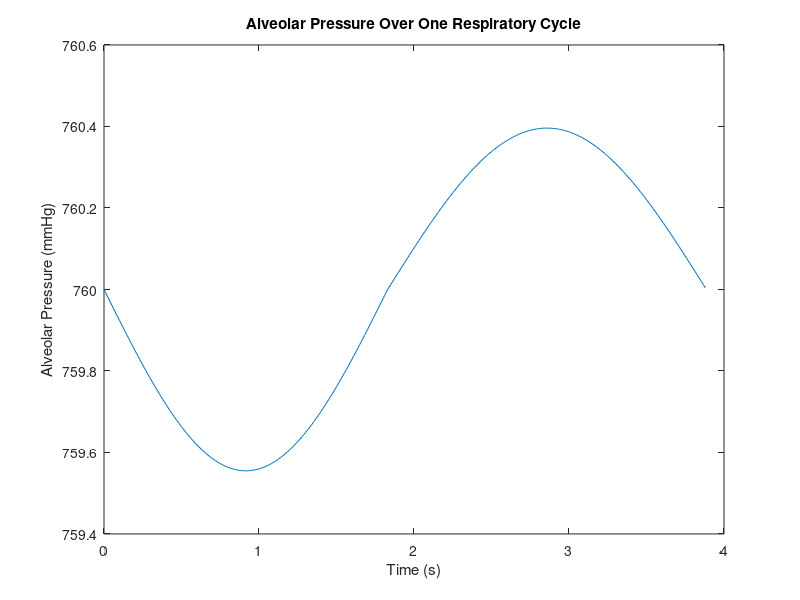
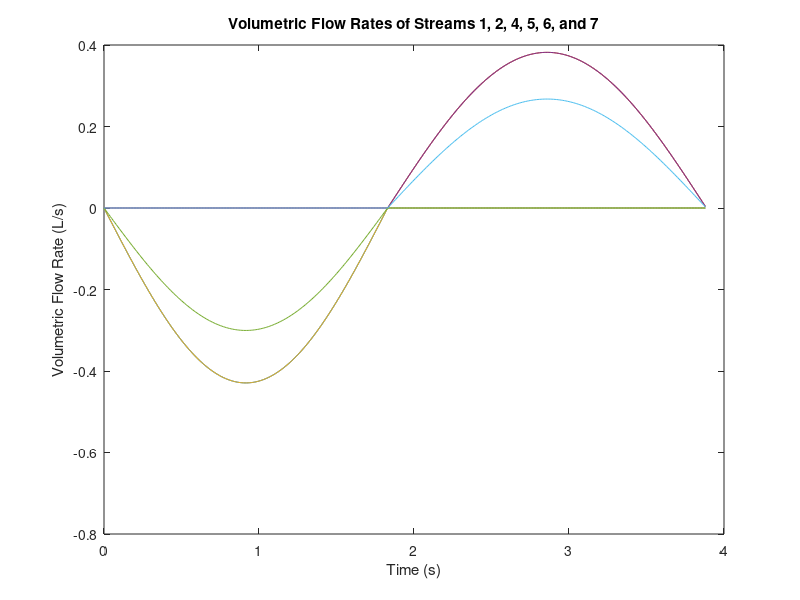

These charts were generated, in order, by the following MATLAB code:

function PBLtest
entry
% blood
end

%Entry box is where inhaled air is humidified and exhaled air leaves the
%body from
function entry
M = [31.9988 44.0095 28.01348 33.00674];
% M = molar mass of each constituent
TV = 0.5; % liters
H = 1.73; % height in meters of standard man
W = 68; % weight in kilograms of standard man

PP2 = [116.0 32.0 565.0 47.0];
% partial pressures in expired air
PP1 = [158.0 0.3 596.0 5.7]; 
% partial pressures in inspired air
PP7 = [100.0 40.0 573.0 47.0];
% partial pressures in alveolar air

vfrac2 = PP2 ./ 760;
vfrac1 = PP1 ./ 760;
vfrac7 = PP7 ./ 760;
% calculates the volume fractions of the constituents from the partial
% pressures
% vper4 = humid(vper_1,0.5,50);
% calculates composition after humidification in Entry unit
% vfrac6 = vfrac4;
% the compositions of stream 6 and 4 are equal because stream 4 is
% the only inlet stream and stream 6 is the only outlet stream of the dead 
% space unit, and there are no reactions
[RFin,RFex] = RF(H,W);
% RF calculates the respiration frequencies for inspiration and expiration 
% based on height and weight
tin = 30/RFin;
% RFin is number of breaths per minute, divide by 2 to get number of
% inspirations per minute and then multiply by 60s/1min to get time of
% inspiration
texp = 30/RFex;
% RFex is number of breaths per minute, divide by 2 to get number of
% expirations per minute and then multiply by 60s/1min to get time of
% expiration
tresp = tin + texp; % + t_bh
% sum of inspiration, breathold, and expiration times is the time of one 
% full respiraory cycle

insp_range = 0:0.01:tin;
exp_range = 0:0.01:texp;
resp_range = 0:0.01:tresp;
index_in = length(insp_range);
index_exp = length(exp_range);
index_resp = length(resp_range);
for i = 1:index_in
    vflow1_in(i) = -volumetricflow(RFin,TV,insp_range(i));
    % volumetric flow rate for inspiration in L/s
    % airflow into body defined as negative direction
    
    vflow4_in(i) = vflow1_in(i);
    vflow6_in(i) = 0.7 * vflow1_in(i);
    % entry unit is splitter, 30% of flow to Dead Space and 70% to Gas Exchange

    % calculate vflow3_in somehow...
     
    vflow2_in(i) = 0;
    vflow5_in(i) = 0;
    vflow7_in(i) = 0;
    %zero flow rate in these streams during inspiration
    
    Pav_in(i) = alveolarpressure(vflow1_in(i));
    % calculates alveolar pressure with respect to time during inspiration
    
end
for i = 1:index_exp
    vflow2_ex(i) = volumetricflow(RFex,TV,exp_range(i));
    % volumetric flow rate for expiration in L/s
    x = deadspace_expfrac(TV,RFex,texp);
    vflow5_ex(i) = vflow2_ex(i);
    vflow7_ex(i) = vflow5_ex(i) - x*vflow2_ex(i);
    
    Pav_ex(i) = alveolarpressure(vflow2_ex(i));
    % calculates alveolar pressure with respect to time during expiration
    
    vflow1_ex(i) = 0;
    vflow4_ex(i) = 0;
    vflow6_ex(i) = 0;
    % vflow3_ex = 0;
    %zero flow rate in these streams during expiration
    
end

Pav = [Pav_in Pav_ex];

plot(resp_range,Pav)
title('Alveolar Pressure Over One Respiratory Cycle')
xlabel('Time (s)')
ylabel('Alveolar Pressure (mmHg)')
% graph of alveolar pressure over one full respiratory cycle

vflow1 = [vflow1_in vflow1_ex];
vflow2 = [vflow2_in vflow2_ex];
% vflow3 = [vflow3_in vflow3_ex];
vflow4 = [vflow4_in vflow4_ex];
vflow5 = [vflow5_in vflow5_ex];
vflow6 = [vflow6_in vflow6_ex];
vflow7 = [vflow7_in vflow7_ex];
% combines functions for inspiration and expiration

% calculate Pav_O2 and Pav_CO2 from Pav


for i = 1:index_resp
    vflow8(i) = 21*60/100*Pav(i);
    % calculates O2 transport with respect to time
    vflow9(i) = 425*60/100*Pav(i);
    % calculates CO2 transport with respect to time
    vflow10(i) = vflow8(i);
    vflow11(i) = vflow9(i);
    % solves volumetric flow conservation equations for blood unit to
    % calculate O2 and CO2 transport rate out of the blood to tissues
end

vflow = [vflow1; vflow2; vflow4; vflow5; vflow6; vflow7; vflow8; ...
    vflow9; vflow10; vflow11];

t_start_4 = traveltime(RFin,TV,index_in,insp_range)

figure
plot(resp_range,vflow1,resp_range,vflow2,resp_range,vflow4,resp_range,...
    vflow5,resp_range,vflow6,resp_range,vflow7)
title('Volumetric Flow Rates of Streams 1, 2, 4, 5, 6, and 7')
xlabel('Time (s)')
ylabel('Volumetric Flow Rate (L/s)')
% figure
% plot(resp_range,vflow8,resp_range,vflow10,resp_range,vflow9, ...
    % resp_range,vflow11)
% title('Volumetric Flow Rate for O2 and CO2 Diffusion')



% w = massfrac(vper,M);
% % w = the mass fraction of each constituent in each stream

% mass1 = totalmass(TV,vper1,M);
% mass1 = the total mass of inspired air

% vs = constituent_volume(V,w);
% % calculates volume of constituents in a unit

% calculate m3
% can do so based on m1H2O and m6H2O

% c = 1005;
% Tb = 310; % body temperature
% Ta = 288; % inspired air temperature
% Q12 = thermal(mass1,c,Ta,Tb)
% Q13 = thermal(mass1,c,Tb,Ta)
% % calculates transfer of thermal energy in streams 12 and 13
end

% thermal calculates thermal energy flow rate
% Q = amount of thermal energy tranferred in J
% m = mass of inhaled/exhaled air in kg
% c = the specific heat capacity of air in J/kg/K
% Ti = the temperature of one object involved in heat transfer
% Tf = the temperature of the other object involved in heat transfer
% dt = the change in temperature

function Q = thermal(mass,c,Ti,Tf)
dT = Tf - Ti;
Q = mass * c * dT;
end



% massfrac calculates the mass fraction of constituents in a stream
% vper = the volume percentage of the constituents
% vfrac = the volume fraction of the constituents
% M = the molar mass of the constituents
% mratio = the mass ratios of the constituents
% sum_ratio = the sum of the mass ratios
% w = the mass fractions of the constituents

function w = massfrac(vper,M)
vfrac = vper ./ 100;
% calculates volume fractions from volume percentages
mratio = M .* vfrac;
% calculates mass ratios from volume fraction and molar mass
sum_ratio = sum(mratio);
% sum of mass ratios
w = mratio ./ sum_ratio;
% mass fractions calculated from mass ratios and sum
end


function vs = constituent_volume(V, w)
vs = V .* w;
end

% total mass finds the total mass of inspired air
% vtot = total volume of inspired air
% pp = partial pressure of a constituent in inspired air
% Ta = temperature of inspired air
% R = universal gas constant 
% n = moles of constituent in inspired air
% species_mass = the mass of each species in inspired air
% mass1 = the total mass of inspired air

function mass1 = totalmass(vtot,vper,M)
vfrac = vper ./ 100;
v = vfrac .* vtot;
pp = 760 .* vfrac;
Ta = 288;
R = 62.3637;
n = (pp .* v) / (R * Ta);
species_mass = n .* M;
mass1 = sum(species_mass);
end 

% density calculates the density of a gas
% P = pressure
% M = molar mass
% T = temperature
% R = universal gas constant
% d = density 

function d = density(P,M,T)
R = 62.3637; % if units chosen are mmHg, L, and K
d = (M * P) / (T * R);
end
%{
%PV=nRT
%R=62.36 (L*mmHg)(mol*K)

<<<<<<< HEAD
% BTP values assumed for function deadspace and function gas_exchange_1
function values_ds= deadspace(n2,nCO2,nN2,nH2O)
DSV=0.30*TV;   %30% of the total inhaled air goes to dead space
VO2=(nO2*62.36*310)/149.3;  %partial volume of O2 during both inhalation and exhalation
VCO2=(nCO2*62.36*310)/0.3;  %partial volume of CO2 during both inhalation and exhalation
VN2=(nN2*62.36*310)/563.4;  %partial volume of N2 during both inhalation and exhalation
VH2O=(nH2O*62.36*310)/47;   %partial volume of H2O during both inhalation and exhalation
values_ds=[VO2 VCO2 VN2 VH2O];  %partial volumes for deadspace unit
A: m3-m4=0;  %total mass flow rate equation
m3w3,CO2-m4w4,CO2=0;  %mass flow rate equation for CO2
m3w3,O2-m4w4,O2=0; %mass flow rate equation for O2
m3w3,N2-m4w4,N2=0; %mass flow rate equation for N2
m3w3,H2O-m4w4,H2O=0; %mass flow rate equation for H2O
end

function values_ge1= gas_exchange_1(nO2_i,nCO2_i,nO2_f,nCO2_f,nN2,nH2O)
ge1v=0.70*tv; %70% of the total inhaled air goes to the gas exchange 1 box
VO2_i=(nO2_i*62.36*310)/149.3;  %partial volume of O2 during inhalation
VCO2_i=(nCO2_i*62.36*310)/0.3; %partial volume of CO2 during inhalation
VO2_f=(nO2_f*62.36*310)/120; %partial volume of O2 during exhalation
VCO2_f=(nCO2_f*62.36*310)/27;  %partial volume of CO2 during exhalation
VN2_i=(nN2*62.36*310)/563.4; %partial volume of N2 during exhalation
VN2_f=(nN2*62.36*310)/566; %partial volume of N2 during exhalation
VH2O=(nH2O*62.36*310)/47;  %partial volume of H2O during both inhalation and exhalation
values_ge1=[VO2_i VCO2_i VO2_f VCO2_f VN2_i VN2_f VH2O];  %partial volumes for gas exchange 1 unit
Total: m5+m8+m10-m6-m7-m9=0;  %total mass flow rate equation
m10w10,CO2+m8w8,CO2-m6w6,CO2=0;  %mass flow rate equation for CO2
m5w5,O2-m9w9,O2-m7w7,O2=0;  %mass flow rate equation for O2
m5w5,N2-m6w6,N2=0;  %mass flow rate equation for N2
m5w5,H2O-m6w6,H2O=0;  %mass flow rate equation for H2O
end
%}

% % BTP values assumed for function deadspace and function gas_exchange_1
% function values_ds= deadspace(n2,nCO2,nN2,nH2O)
% DSV=0.30*TV;   %30% of the total inhaled air goes to dead space
% VO2=(nO2*62.36*310)/149.3;  %partial volume of O2 during both inhalation and exhalation
% VCO2=(nCO2*62.36*310)/0.3;  %partial volume of CO2 during both inhalation and exhalation
% VN2=(nN2*62.36*310)/563.4;  %partial volume of N2 during both inhalation and exhalation
% VH2O=(nH2O*62.36*310)/47;   %partial volume of H2O during both inhalation and exhalation
% values_ds=[VO2 VCO2 VN2 VH2O];  %partial volumes for deadspace unit
% A: m3-m4=0;  %total mass flow rate equation
% m3w3,CO2-m4w4,CO2=0;  %mass flow rate equation for CO2
% m3w3,O2-m4w4,O2=0; %mass flow rate equation for O2
% m3w3,N2-m4w4,N2=0; %mass flow rate equation for N2
% m3w3,H2O-m4w4,H2O=0; %mass flow rate equation for H2O
% end

% function values_ge1= gas_exchange_1(nO2_i,nCO2_i,nO2_f,nCO2_f,nN2,nH2O)
% ge1v=0.70*tv; %70% of the total inhaled air goes to the gas exchange 1 box
% VO2_i=(nO2_i*62.36*310)/149.3;  %partial volume of O2 during inhalation
% VCO2_i=(nCO2_i*62.36*310)/0.3; %partial volume of CO2 during inhalation
% VO2_f=(nO2_f*62.36*310)/120; %partial volume of O2 during exhalation
% VCO2_f=(nCO2_f*62.36*310)/27;  %partial volume of CO2 during exhalation
% VN2_i=(nN2*62.36*310)/563.4; %partial volume of N2 during exhalation
% VN2_f=(nN2*62.36*310)/566; %partial volume of N2 during exhalation
% VH2O=(nH2O*62.36*310)/47;  %partial volume of H2O during both inhalation and exhalation
% values_ge1=[VO2_i VCO2_i VO2_f VCO2_f VN2_i VN2_f VH2O];  %partial volumes for gas exchange 1 unit
% Total: m5+m8+m10-m6-m7-m9=0;  %total mass flow rate equation
% m10w10,CO2+m8w8,CO2-m6w6,CO2=0;  %mass flow rate equation for CO2
% m5w5,O2-m9w9,O2-m7w7,O2=0;  %mass flow rate equation for O2
% m5w5,N2-m6w6,N2=0;  %mass flow rate equation for N2
% m5w5,H2O-m6w6,H2O=0;  %mass flow rate equation for H2O
% end


%only for steady state
function blood
%vO2inGE2 = 21; %ml/min/mm Hg
%vO2inGE1 = vO2inGE2/0.7*0.3;
%vCO2outGE2 = 451;
%vCO2outGE1 = vCO2outGE2/0.7*0.3;
%vO2outblood = vO2inGE1 + vO2inGE2;
%vCO2inblood = vCO2outGE1 + vCO2outGE2;
tin = 30/RFin;
% RFin is number of breaths per minute, divide by 2 to get number of
% inspirations per minute and then multiply by 60s/1min to get time of
% inspiration
texp = 30/RFex;
% RFex is number of breaths per minute, divide by 2 to get number of
% exspirations per minute and then multiply by 60s/1min to get time of
% exspiration
tresp = tin + texp;
% calculates length of time per inspiration and expiration from breathing
% frequencies
PaO2i = 100;%100 mmHg partial pressure in beginning for O2
PaCO2i = 40;%40 mmHg partial pressure in beginning for CO2
Patm = 760; 
PH2O = 47;%presures taken from diagram in assumed values
PN2 = 573;

DifCapO2 = 21; %mL/min/mmHg
DifCapCO2 = 400; %mL/min/mmHg

dO2 =  density(1, 31.9988, 310); %1 atm, 31.9988 g/mol, 310 K(body temperature)
dCO2 = density(1, 44.0095, 310); %1 atm, 44.0095 g/mol, 310 K(body temperature)


for x=0:1 %modeling 1 breath
    t=0;
    PaO2alveoli = PaO2i;
    PaCO2alveoli = PaCO2i;
    trange = 1;
    tstep = 0.01;

    while t>tin;
        
        difRateO2 = DifCapO2 * (PaO2alveoli - PaO2capillary);
        difRateCO2 = DifCapCO2 * (PaCO2alveoli - PaCO2capillary);
        mO2 = dO2*difRateO2;
        mCO2 = dCO2*difRateCO2;
        nO2 = mO2/31.9988;
        nCO2 = mCO2/44.0095;
        %PV=nRT, P = nRT/V
        PaO2diff = nO2*tstep*62.36367*310/3; %gives pressure in mmHg
        PaCO2diff = nCO2*tstep*62.36367*310/3;
        PaO2alveoli = PaO2alveoli - PaO2diff;
        PaCO2alveoli = PaCO2alveoli + PaCO2diff;
        PaO2capillary = PaO2capillary - PaO2diff;
        PaCO2capillary = PaCO2capillary - PaCO2diff;
        
        %mTotal = residualVolume + vflow6_in(trange)*dInspiredAir; %volumetric flow rate * density?
        %PaO2alveoli = (PaO2alveoli * mTotal- mO2 )/ mTotal;%PaO2 = FiO2*(Patm - PH2O) - (PaCO2/RQ)
        %PaO2capillary = 40;
        %PaCO2alveoli = (PaCO2alveoli * mTotal - mCO2 )/ mTotal;
        %PaCO2capillary = 46;
        
        t=t+tstep;
        trange = trange+1;
    end
    
    trange = 1;
    
    while t>texp
        
        difRateO2 = DifCapO2 * (PaO2alveoli - PaO2capillary);
        difRateCO2 = DifCapCO2 * (PaCO2alveoli - PaCO2capillary);
        mO2 = dO2*difRateO2;
        mCO2 = dCO2*difRateCO2;
        %mTotal = residualVolume + vflow7_ex(trange)*dAir;
        PaO2alveoli = (PaO2alveoli * mTotal- mO2 )/ mTotal;
        PaO2capillary = 40;
        PaCO2alveoli = (PaCO2alveoli * mTotal - mCO2 )/ mTotal;
        PaCO2capillary = 46;
        
        t=t+tstep;
        trange = trange+1;
    end
    
end


%{
[mCO2outGE1, mO2inGE1] = bloodGE1(vCO2outGE1, vO2inGE1, dO2, dCO2) ;
[mCO2outGE2, mO2inGE2] = bloodGE2(vCO2outGE2, vO2inGE2, dO2, dCO2);
[mCO2inSurroundings, mO2outSurroundings] = bloodSurroundings(vCO2inSurr, vO2outSurr, dO2, dCO2);
 
mCO2in = mCO2inSurroundings; %adding up all the mass flow rates of streams bringing CO2 in
mCO2out = mCO2outGE1 + mCO2outGE2; %adding up all the mass flow rates of streams bringing CO2 out
mO2in = mO2inGE1 + mO2inGE2; %adding up all the mass flow rates of streams bringing O2 in
mO2out = mO2outSurroundings; %adding up all the mass flow rates of streams bringing O2 out

mBlood = [mO2in mCO2in mO2out mCO2out]; %blood box = mass flow rate 

end



function [mCO2in, mO2out] = bloodGE1(vCO2, vO2, dO2, dCO2)
mCO2in = v2m(vCO2 , dCO2);
mO2out = v2m(vO2 , dO2);
end

function [mCO2in, mO2out] = bloodGE2(vCO2, vO2, dO2, dCO2)    
mCO2in = v2m(vCO2 , dCO2);
mO2out = v2m(vO2 , dO2);
end

function [mCO2out, mO2in] = bloodSurroundings(vCO2, vO2, dO2, dCO2)
mCO2out = v2m(vCO2 , dCO2);
mO2in = v2m(vO2 , dO2);
end

%this function converts volumetric flow rate to mass flow rate
function massflowrate = v2m(volumetricflowrate, density)
massflowrate = volumetricflowrate*density;
%}
end

%calcuate mass flow rateswith regards to time
%model diffusion over time
%partial pressure change over time
%
%
%humid calculates volume percentage in humidfied air

%humidity function calculates the volume percentages of the air constiuents


%humid function calculates the volume percentages of the air constiuents

%after is has been humidified to 100%
%h_i= initial relative humidity of air when inspired
%m_i=initial amount of water in air when inspired (mg)
%m_f=final amount of water in air after humdidification (mg)
%water_added=total amount of water added to air when it is humidified (mg)
%mass_tot1=total mass of gas before humidified (mg)
%mass_tot2= total mass of gas after humidified (mg)
%w_i= initial mass fractions of gas constiuents before humidified
%mass_i=amount of each consituent in inhaled air (mg)
%mass_f=amount of each consituent in humidified air (mg)
%w_f= mass fractions of gas constituents after humidified
%vper_1=volume percentages of air in stream before it is humidified
%vper_h= volume percentages of air after it is humidified
%vtot= volume of air inhaled- 0.5 L in this model

function vper_h=humid(h_i,vtot,vper1,M)
m_i=(0.18*h_i)*vtot;
%at 24 degrees Celsius, amount of water in air before humidified (mg), at 50% humidity
m_f=22;
%at 37 degrees Celsius, amount of water in air after humidified (mg), at 100% humidity
water_added=m_f-m_i;
density=1184; 
%density of inhaled air (mg/L)
mass_tot1=density*vtot;
%total mass of inhaled air (mg)
mass_tot2=mass_tot1+water_added;
%total mass of humidifed air (mg)
w_i=massfrac(vper1,M);   
%finds mass fractions of all constituents of inhaled air in Stream 1
mass_i=w_i.*mass_tot1;  
%finds amount of each consituent in inhaled air (mg)
mass_f=mass_i;
%creates variable to hold mass amounts of all consituents after humidified
mass_f(4)=mass_f(4)+ water_added;  
%amount of water in inspired gas after it has been humidified (mg)
w_f= mass_f ./ mass_tot2; 
%finds mass fractions of all constituents of air after humidified
vper_h=volumepercentage(mass_f,M);
end

%volumepercentage function calculates the volume percentages of constituents in a stream 
%based on the amounts of each constituent (in mg)
%mass_f=mass of all constitiuents (mg)
%M= molar masses of all constituents (g/mol)
%v_fracf=volumetric fractions of all gas constituents after humidified
%vper_f= volume percentages of all gas constituents after humidified
function vper_f=volumepercentage(mass_f,M)
nratio=(mass_f/1000)./M;  
%calculates number of moles of all gas constituents after humidified
nratio_sum= sum(nratio);  
%calculates sum of all moles of gas after humidified
v_fracf= nratio./nratio_sum;  
%calculates volumetric fractions (which are equal to mole fractions)
vper_f=vfrac_f.*100;  
%finds volume percentages of gas after humidified
end

% calculates respiration frequency in breaths per minute
% H = height in meters
% W = weight in kilograms
% RFin = respiration frequency for inspiration
% RFex = respiration frequency for expiration

function [RFin, RFex] = RF(H,W)
RFin = 55.55 - 32.86*H + 0.2602*W;
RFex = 77.03 - 45.42*H + 0.2373*W;
end

% calculates volumetric flow rate of inspiration or expiration
% RF = breathing frequency
% TV = tidal volume
% t = time

function vflow = volumetricflow(RF,TV,t)
vflow = (pi*RF*TV)/60 * sin(pi*RF*t/30);
end

% calculates the pressure in the alveoli with respect to time
% Raw = airway resistance
% Pb = baromatic pressure
% vflow = the volumetric flow rate of air (either inspiratory or expiratory
% flow rate, depending on the time)

function Pav = alveolarpressure(vflow1)
Raw = 1.41 / 1.36; % 1.36 is conversion factor to convert cmH2O to mmHg
Pb = 760; % mmHg
Pav = vflow1 * Raw + Pb;
end


% deadspace_expfraction calculates the fraction x of the expired air flow
% rate that comes from the deadspace
% deadvol = the volume of air the dead space contains
% Integral of the (x * [equation for expiratory flow rate]) with bounds 0 
% to texp equals deadvol
% Solves this equation for x, the fraction of the expired air flow rate
% that comes from the deadspace

function x = deadspace_expfrac(TV,RFex,texp)
deadvol = 0.3 * TV;
x = 2*deadvol/TV * (1 / (1 - cos(pi*RFex*texp/30)));
end
 
%calculates the volume compositions of each constituent in the gas in each
%unit
function partial_vol= volume(vper1)
pp=zeros(4,8);
%creates variable to hold the partial pressures for all gas constituents in
%each unit during respiration
sum_vper1=sum(vper1);
vper1_frac=vper1./sum_vper1;
pp(1,:)=[vper1_frac*760];%partial pressures for entry box during inspiration (mmHg)
pp(2,:)=[ppf_O2 ppf_CO2 ppf_N2 ppf_H2O];
%partial pressures for entry box during expiration (mmHg)
pp(3,:)=[ppi_O2 ppi_CO2 ppi_N2 ppi_H2O];
%partial pressures for dead space box during inspiration (mmHg)
pp(4,:)=[ppf_O2 ppf_CO2 ppf_N2 ppf_H2O];
%partial pressures for dead space box during expiration (mmHg)
pp(5,:)=[ppi_O2 ppi_CO2 ppi_N2 ppi_H2O];
%partial pressures for gas exchange box during inspiration (mmHg)
pp(6,:)=[ppf_O2 ppf_CO2 ppf_N2 ppf_H2O];
%partial pressures for gas exchange box during expiration (mmHg)
pp(7,:)=[ppi_O2 ppi_CO2 ppi_N2 ppi_H2O];
%partial pressures for cappilaries box during inspiration (mmHg)
pp(8,:)=[ppf_O2 ppf_CO2 ppf_N2 ppf_H2O];
%partial pressures for cappilaries box during expiration (mmHg)
vol=[29.6 150 65 3000];
%total volume of each unit (mL)
sum_pressures=zeros(8,1);
pp_frac=zeros(8,4);
%finds the partial pressure fractions
for i=1:8
    sum_pressures(i)=sum(pp(i,:));
end
for i=1:8
    for j=1:4
        pp_frac(i,j)=pp(i,j)/sum_pressures(i);
    end
end
partial_vol=volume_calcs(vol,pp_frac);

end

%performs the actual calculations to find partial volume of each gas
%constituent in each unit
function partial_vol= volume_calcs(vol,pp_frac)
for i=1:8
        for j=1:4
             partial_vol(i,j)=pp_frac(i,j)*vol(i);
        end
    
end
end

% travel time calculates the time of air to travel to different locations
% in the lungs
% t_start 4 = the time required for air to travel to the dead space unit
% region, which will be when flow begins in stream 4
% t1 = the time to travel through the extrathoracic region
% t2 = the time required to travel though the trachea
function t_start_4 = traveltime(RFin,TV,index_in,insp_range)
for i = 1:index_in
    int_vflow(i) = -0.5*TV*cos(pi*RFin*insp_range(i)/30)+0.5*TV;
    if abs(int_vflow(i) - 50/1000) < 0.01
        t1 = insp_range(i);
        % the integral of the inspiratory volumetric flow rate from 0 to t1
        % equals the volume of the extrathoracic volume
    end
end
for i = 1:index_in
    if abs(int_vflow(i)*1000/(pi*(1.539/2)^2 - 10.26)) < 0.01
        t2 = insp_range(i);
        % int_vflow(i)*1000/(pi*(1.539/2)^2 - 10.26 is the integral of the 
        % linear velocity
        % this integral from 0 to t2 equals the length of the trachea
    end
end
t_start_4 = t1 + t2; 
end

